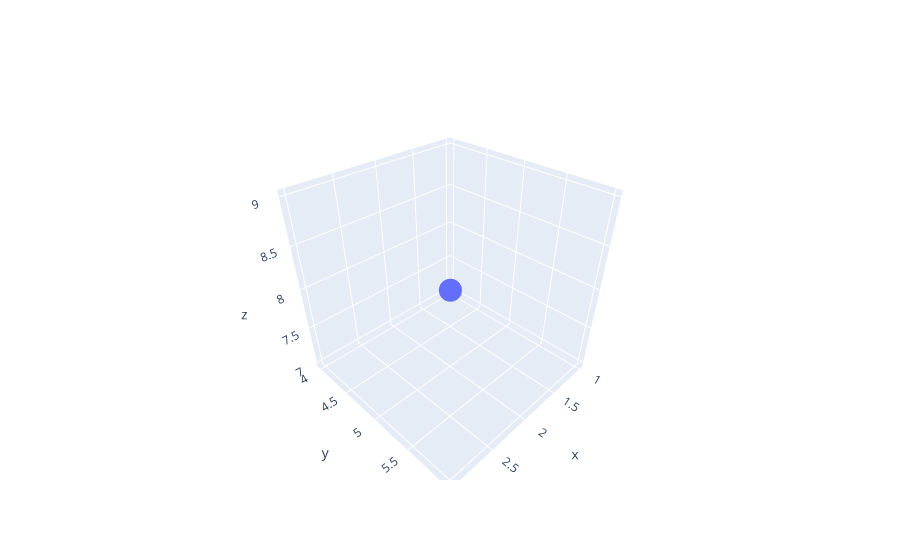

Write notebook code for a chart like this one.
### Code cell
import plotly.graph_objects as go

# Create a basic scatter plot
fig = go.Figure()
fig.add_trace(go.Scatter3d(x=[1, 2, 3], y=[4, 5, 6], z=[7, 8, 9], mode='markers'))

# Add a 3D mesh surface
fig.add_trace(go.Mesh3d(x=[1, 2, 3], y=[4, 5, 6], z=[7, 8, 9]))

# Show the figure
fig.show()

### Figure 1 — Plotly figure (JSON) as saved in the notebook; plotly's stock layout.template omitted (floating-point values rounded to 4 significant figures)
{"data": [{"mode": "markers", "type": "scatter3d", "x": [1, 2, 3], "y": [4, 5, 6], "z": [7, 8, 9]}, {"type": "mesh3d", "x": [1, 2, 3], "y": [4, 5, 6], "z": [7, 8, 9]}], "layout": {}}
